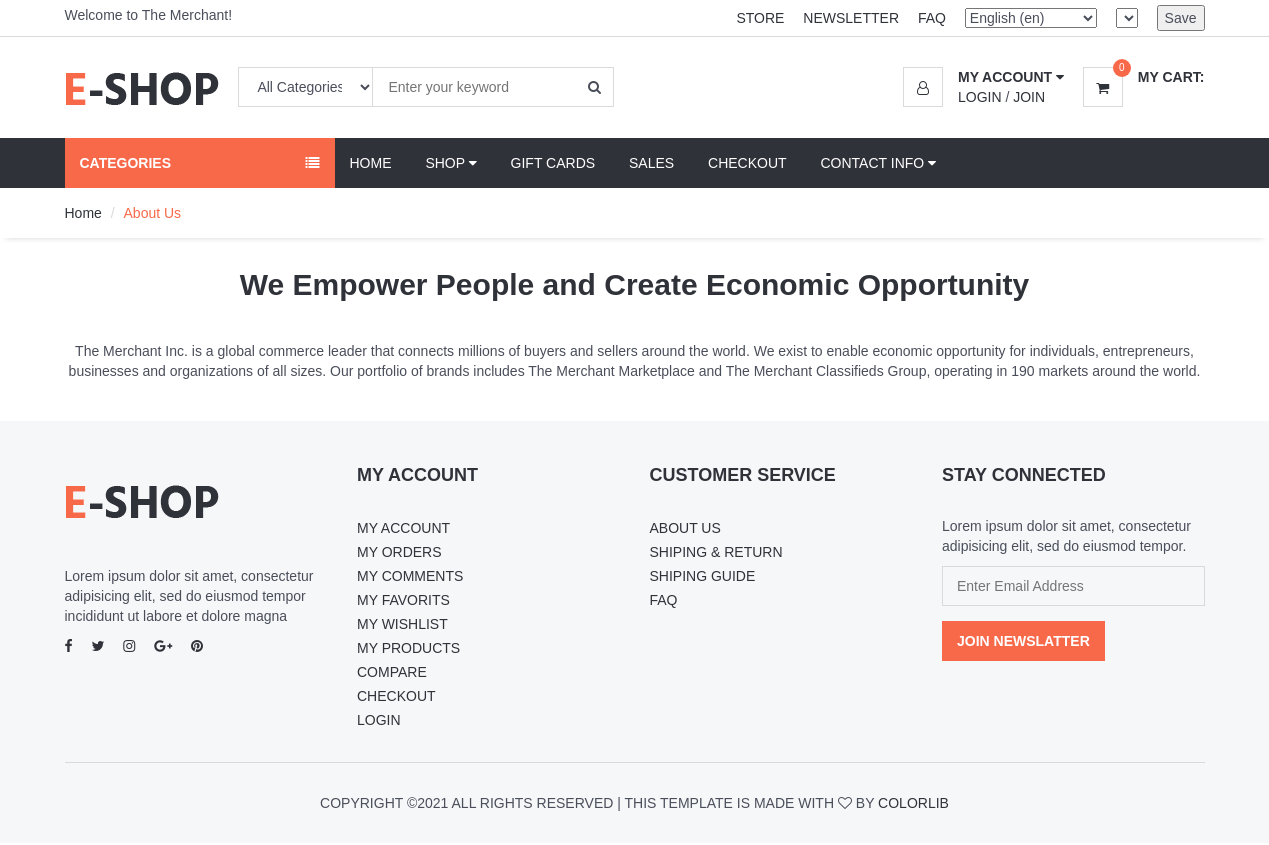
Screenshot of /aboutus/ with the database file from the repository.
### home/models.py (models this page shows, shortened)
class Setting(models.Model):
    STATUS = (
        ('True', 'True'),
        ('False', 'False'),
    )
    title = models.CharField(max_length=300)
    sub_title = models.CharField(max_length=300)
    keywords = models.TextField()
    description = models.TextField()
    company = models.CharField(max_length=100)
    address = models.CharField(blank=True, max_length=100)
    phone = models.CharField(blank=True, max_length=20)
    fax = models.CharField(blank=True, max_length=20)
    email = models.CharField(blank=True, max_length=250)
    smtpserver = models.CharField(blank=True, max_length=30)
    smtpemail = models.CharField(blank=True, max_length=50)
    smtppassword = models.CharField(blank=True, max_length=20)
    smtpport = models.CharField(blank=True, max_length=5)
    icon = models.ImageField(blank=True, upload_to='images/')
    facebook = models.CharField(blank=True, max_length=50)
    instagram = models.CharField(blank=True, max_length=50)
    twitter = models.CharField(blank=True, max_length=50)
    youtube = models.CharField(blank=True, max_length=50)
    aboutus = RichTextUploadingField()
    contactus = RichTextUploadingField()
    references = RichTextUploadingField()
    customerservice = RichTextUploadingField()
    policies_and_terms = RichTextUploadingField()
    status = models.CharField(max_length=10, choices=STATUS)
    created_at = models.DateTimeField(auto_now_add=True)
    updated_at = models.DateTimeField(auto_now=True)

### home/views.py (the view)
# urls.py: path(_('aboutus/'), views.aboutus, name='aboutus'),
def aboutus(request):
    setting = Setting.objects.get(pk=1)
    defaultlang = settings.LANGUAGE_CODE[0:2]
    currentlang = request.LANGUAGE_CODE[0:2]
    category = Categorie.objects.all()
    current_user = request.user
    shopcart = ShopCart.objects.filter(user_id=current_user.id)
    total_products = 0
    total = 0
    for rs in shopcart:
        total += rs.price * rs.quantity
    for rs in shopcart:
        total_products += rs.quantity
    if defaultlang != currentlang:
        setting = SettingLang.objects.get(lang=currentlang)
    context = {'setting':setting, 'category': category, 'shopcart': shopcart, 'total_products': total_products, 'total': total,}
    return render(request, 'aboutus.html', context)

### home/templates/aboutus.html (shortened to what this page needs)
{% extends 'homebase.html' %}
{% load i18n %}
{% block sidebar %}  {% include 'sidebar.html' %} {% endblock %}
{% block body %}
<div id="breadcrumb">
    <div class="container">
        <ul class="breadcrumb">
            <li><a href="/">{% trans "Home" %}</a></li>
            <li class="active">{% trans "About Us" %}</li>
        </ul>
    </div>
</div>
<div class="section">
    <div class="container">
        <div class="row">
            {{ setting.aboutus | safe }}
        </div>
    </div>
</div>
{% endblock %}

### home/templates/homebase.html (shortened to what this page needs)
<!DOCTYPE html>
<html lang="en">
<head>
	{% load static %}
	<link href="{% static '' %}css/css-family=Hindi-400-700.css" rel="stylesheet">
	<link type="text/css" rel="stylesheet" href="{% static '' %}css/bootstrap.min.css" />
	<link type="text/css" rel="stylesheet" href="{% static 'css/slick.css' %}" />
	<link type="text/css" rel="stylesheet" href="{% static '' %}css/slick-theme.css" />
	<link type="text/css" rel="stylesheet" href="{% static '' %}css/nouislider.min.css" />
	<link rel="stylesheet" href="{% static '' %}css/font-awesome.min.css">
	<link type="text/css" rel="stylesheet" href="{% static '' %}css/style.css" />
	<link rel="stylesheet" href="{% static '' %}css/jqueryui-1.11.4-themes-smoothness-jquery-ui.css">
</head>
<body>
	{% include 'header.html' %}
	{% block sidebar %} {% endblock %}
	{% block body %} {% endblock %}
	{% include 'footer.html' %}
</body>
</html>

### home/templates/header.html (shortened to what this page needs)
{% load static %}
{% load i18n %}
{% load currency %}
<header>
    <div id="top-header">
        <div class="container">
            <div class="pull-left">
                <span>{{ setting.sub_title }}</span>
            </div>
            <div class="pull-right">
                <ul class="header-top-links">
                    <li><a href="#">{% trans "Store" %}</a></li>
                    <li><a href="#">{% trans "Newsletter" %}</a></li>
                    <li><a href="{% url 'faq' %}">{% trans "FAQ" %}</a></li>
                    <li class="dropdown default-dropdown">
                        <form action="{% url 'selectLanguage' %}" method="post">{% csrf_token %}
                            <select name="language" onchange="submit()" >
                                {% get_current_language as LANGUAGE_CODE %}
                                {% get_available_languages as LANGUAGES %}
                                {% get_language_info_list for LANGUAGES as languages %}
                                {% for language in languages %}
                                    <option value="{{ language.code }}"{% if language.code == LANGUAGE_CODE %} selected{% endif %}>
                                        {{ language.name_local }} ({{ language.code }})
                                    </option>
                                {% endfor %}
                            </select>
                        </form>
                    </li>
                    <li class="dropdown default-dropdown">
                        <form id="currency_switcher" method="POST" action="{% url 'selectcurrency' %}">
                            <select name="currency" onchange="submit()" >
                            </select>
                        </form>
                    </li>
                    <li class="dropdown default-dropdown">
                        <form id="currency_switcher" method="POST" action="{% url 'savelangcur' %}">
                            <input type="submit" value="Save" />
                        </form>
                    </li>
                </ul>
            </div>
        </div>
    </div>
    <div id="header">
        <div class="container">
            <div class="pull-left">
                <div class="header-logo">
                    <a class="logo" href="/">
                        <img src="{% static '' %}img/logo.png" alt="">
                    </a>
                </div>
                <div class="header-search">
                    <form action="/search/" method="post">
                        <input id="query" name="query" class="input search-input" type="text" placeholder="Enter your keyword">
                        <select name="catid" class="input search-categories">
                            <option value="0">{% trans "All Categories" %}</option>
                            {% load mptt_tags %}
                        </select>
                        <button class="search-btn"><i class="fa fa-search"></i></button>
                    </form>
                </div>
            </div>
            <div class="pull-right">
                <ul class="header-btns">
                    <li class="header-account dropdown default-dropdown">
                        {% if user.id is not None %}
                            {% csrf_token %}
                            <div class="dropdown-toggle" role="button" data-toggle="dropdown" aria-expanded="true">
                                <div class="header-btns-icon">
                                    <img src="{{ request.session.userimage }}" style="height: 39px; width: 42px; border-radius: 30%; position: relative;">
                                </div>
                                <strong class="text-uppercase">{{ user.first_name }} {{ user.last_name }} <i class="fa fa-caret-down"></i></strong>
                            </div>
                        {% else %}
                            <div class="dropdown-toggle" role="button" data-toggle="dropdown" aria-expanded="true">
                                <div class="header-btns-icon">
                                    <i class="fa fa-user-o"></i>
                                </div>
                                <strong class="text-uppercase">My Account <i class="fa fa-caret-down"></i></strong>
                            </div>
                            <a href="/login" class="text-uppercase">Login</a> / <a href="/signup" class="text-uppercase">Join</a>
                        {% endif %}
                    </li>
                    <li class="header-cart dropdown default-dropdown">
                        <a class="dropdown-toggle" data-toggle="dropdown" aria-expanded="true">
                            <div class="header-btns-icon">
                                <i class="fa fa-shopping-cart"></i>
                                <span class="qty">{{ total_products }}</span>
                            </div>
                            <strong class="text-uppercase">{% trans "My Cart:" %}</strong>
                            <br>
                        </a>
                    </li>
                </ul>
            </div>
        </div>
    </div>
</header>

### home/templates/sidebar.html (shortened to what this page needs)
{% load static %}
{% load i18n %}
<div id="navigation">
    <div class="container">
        <div id="responsive-nav">
            {% if page %}
            <div class="category-nav show-on-click">
            {% else %}
                <div class="category-nav show-on-click">
            {% endif %}
                <span class="category-header">{% trans "Categories" %} <i class="fa fa-list"></i></span>
                {% load mptt_tags %}
                {% load ect_tags %}
            </div>
            <div class="menu-nav">
                <ul class="menu-list">
                    <li><a href="/">{% trans "Home" %}</a></li>
                    <li class="dropdown default-dropdown"><a class="dropdown-toggle" data-toggle="dropdown" aria-expanded="true">{% trans "Shop" %} <i class="fa fa-caret-down"></i></a>
                    </li>
                    <li><a href="/giftcards">{% trans "Gift Cards" %}</a></li>
                    <li><a href="/sales">{% trans "Sales" %}</a></li>
                    <li><a href="/order/orderproduct">{% trans "Checkout" %}</a></li>
                    <li class="dropdown default-dropdown"><a class="dropdown-toggle" data-toggle="dropdown" aria-expanded="true">{% trans "Contact Info" %} <i class="fa fa-caret-down"></i></a>
                    </li>
                </ul>
            </div>
        </div>
    </div>
</div>

### home/templates/footer.html (shortened to what this page needs)
{% load static %}
<footer id="footer" class="section section-grey">
    <div class="container">
        <div class="row">
            <div class="col-md-3 col-sm-6 col-xs-6">
                <div class="footer">
                    <div class="footer-logo">
                        <a class="logo" href="#">
                <img src="{% static '' %}/img/logo.png" alt="">
              </a>
                    </div>
                    <p>Lorem ipsum dolor sit amet, consectetur adipisicing elit, sed do eiusmod tempor incididunt ut labore et dolore magna</p>
                    <ul class="footer-social">
                        <li><a href="#"><i class="fa fa-facebook"></i></a></li>
                        <li><a href="#"><i class="fa fa-twitter"></i></a></li>
                        <li><a href="#"><i class="fa fa-instagram"></i></a></li>
                        <li><a href="#"><i class="fa fa-google-plus"></i></a></li>
                        <li><a href="#"><i class="fa fa-pinterest"></i></a></li>
                    </ul>
                </div>
            </div>
            <div class="col-md-3 col-sm-6 col-xs-6">
                <div class="footer">
                    <h3 class="footer-header">My Account</h3>
                    <ul class="list-links">
                        {% if user.id is not None %}
                            <li><a href="/user">My Account</a></li>
                            <li><a href="/user/orders">My Orders</a></li>
                            <li><a href="/user/comments">My Comments</a></li>
                            <li><a href="/user/favorits">My Favorits</a></li>
                            <li><a href="/user/wishlist">My Wishlist</a></li>
                            <li><a href="/user/products">My Products</a></li>
                            <li><a href="/user/compare">Compare</a></li>
                            <li><a href="/checkout">Checkout</a></li>
                        {% else %}
                            <li><a href="/login">My Account</a></li>
                            <li><a href="/login">My Orders</a></li>
                            <li><a href="/login">My Comments</a></li>
                            <li><a href="/login">My Favorits</a></li>
                            <li><a href="/login">My Wishlist</a></li>
                            <li><a href="/login">My Products</a></li>
                            <li><a href="/login">Compare</a></li>
                            <li><a href="/login">Checkout</a></li>
                            <li><a href="/login">Login</a></li>
                        {% endif %}
                    </ul>
                </div>
            </div>
            <div class="col-md-3 col-sm-6 col-xs-6">
                <div class="footer">
                    <h3 class="footer-header">Customer Service</h3>
                    <ul class="list-links">
                        <li><a href="#">About Us</a></li>
                        <li><a href="#">Shiping & Return</a></li>
                        <li><a href="#">Shiping Guide</a></li>
                        <li><a href="#">FAQ</a></li>
                    </ul>
                </div>
            </div>
            <div class="col-md-3 col-sm-6 col-xs-6">
                <div class="footer">
                    <h3 class="footer-header">Stay Connected</h3>
                    <p>Lorem ipsum dolor sit amet, consectetur adipisicing elit, sed do eiusmod tempor.</p>
                    <form>
                        <div class="form-group">
                            <input class="input" placeholder="Enter Email Address">
                        </div>
                        <button class="primary-btn">Join Newslatter</button>
                    </form>
                </div>
            </div>
        </div>
        <hr>
        <div class="row">
            <div class="col-md-8 col-md-offset-2 text-center">
                <div class="footer-copyright">
                    Copyright &copy;<script>document.write(new Date().getFullYear());</script> All rights reserved | This template is made with <i class="fa fa-heart-o" aria-hidden="true"></i> by <a href="https://colorlib.com" target="_blank">Colorlib</a>
                </div>
            </div>
        </div>
    </div>
</footer>
{% load static %}

### rows the page displays
Setting: sub_title "Welcome to The Merchant!", aboutus "We Empower People and Create Economic Opportunity The Merchant Inc. is a global commerce leader that connects millions of buyers and sellers around the world. We exist to enable economic opportunity for individuals, entrepreneurs, businesses and organizations of all sizes. Our portfolio of brands includes The Merchant Marketplace and The Merchant Classifieds Group, operating in 190 markets around the world."

### other values shown
{{ total_products }} "0"
form field language "English (en)"
